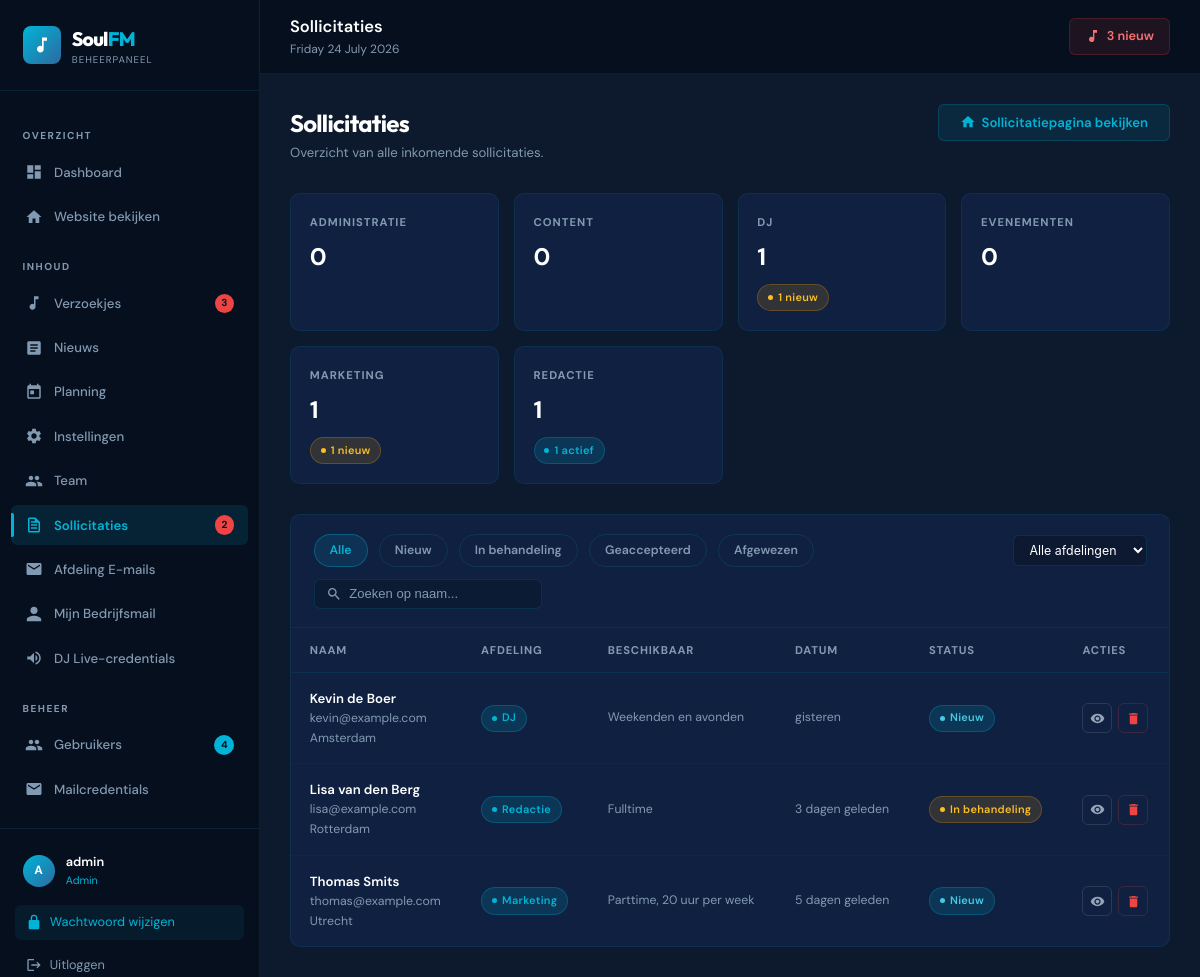
Page /admin/applications.php (signed in) on the committed database.
### tables this page shows
CREATE TABLE IF NOT EXISTS users (
    id INT AUTO_INCREMENT PRIMARY KEY,
    username VARCHAR(50) NOT NULL UNIQUE,
    email VARCHAR(100) NOT NULL UNIQUE,
    password_hash VARCHAR(255) NOT NULL,
    role ENUM(
        'admin',
        'dj',
        'dj_hoofd',
        'administratie',
        'administratie_hoofd',
        'evenementen',
        'evenementen_hoofd',
        'redactie',
        'redactie_hoofd',
        'content',
        'content_hoofd',
        'marketing',
        'marketing_hoofd',
        'moderator',
        'listener'
    ) NOT NULL DEFAULT 'listener',
    avatar VARCHAR(255) DEFAULT NULL,
    active TINYINT(1) NOT NULL DEFAULT 1,
    created_at DATETIME NOT NULL DEFAULT CURRENT_TIMESTAMP,
    last_login DATETIME DEFAULT NULL
);

CREATE TABLE IF NOT EXISTS departments (
    id INT AUTO_INCREMENT PRIMARY KEY,
    slug VARCHAR(50) NOT NULL UNIQUE,
    name VARCHAR(100) NOT NULL,
    description TEXT DEFAULT NULL,
    email VARCHAR(100) DEFAULT NULL,
    head_role VARCHAR(50) NOT NULL,
    member_role VARCHAR(50) NOT NULL,
    created_at DATETIME NOT NULL DEFAULT CURRENT_TIMESTAMP
);

CREATE TABLE IF NOT EXISTS applications (
    id INT AUTO_INCREMENT PRIMARY KEY,
    first_name VARCHAR(100) NOT NULL,
    last_name VARCHAR(100) NOT NULL,
    email VARCHAR(150) NOT NULL,
    phone VARCHAR(30) DEFAULT NULL,
    birth_date DATE DEFAULT NULL,
    city VARCHAR(100) DEFAULT NULL,
    department VARCHAR(50) NOT NULL,
    motivation TEXT NOT NULL,
    experience TEXT DEFAULT NULL,
    portfolio_url VARCHAR(255) DEFAULT NULL,
    availability VARCHAR(100) DEFAULT NULL,
    status ENUM('new','in_review','accepted','rejected') NOT NULL DEFAULT 'new',
    notes TEXT DEFAULT NULL,
    reviewed_by INT DEFAULT NULL,
    reviewed_at DATETIME DEFAULT NULL,
    ip_address VARCHAR(45) NOT NULL,
    created_at DATETIME NOT NULL DEFAULT CURRENT_TIMESTAMP,
    FOREIGN KEY (reviewed_by) REFERENCES users(id) ON DELETE SET NULL
);

### admin/applications.php (the view, shortened to what the rows shown need)
<?php
require_once __DIR__ . '/../includes/auth.php';
require_once __DIR__ . '/../includes/functions.php';
$pdo        = getPDO();
$visibleDepts = getVisibleApplicationDepartments();
$filterStatus = $_GET['status']     ?? 'all';
$deptFilter = $visibleDepts;
$applications = getApplications($deptFilter, $filterStatus);
$departments  = getDepartments();
$statsQuery = empty($visibleDepts)
    ? $pdo->query("SELECT department, status, COUNT(*) as c FROM applications GROUP BY department, status")
    : (function() use ($pdo, $visibleDepts) {
        $pl = implode(',', array_fill(0, count($visibleDepts), '?'));
        $s  = $pdo->prepare("SELECT department, status, COUNT(*) as c FROM applications WHERE department IN ($pl) GROUP BY department, status");
        $s->execute($visibleDepts);
        return $s;
      })();
$stats = [];
foreach ($statsQuery->fetchAll() as $row) {
    $stats[$row['department']][$row['status']] = $row['c'];
}
require_once __DIR__ . '/includes/admin-header.php';
?>
<div class="page-header-admin">
  <div>
    <h1>Sollicitaties</h1>
  </div>
</div>
<div style="display:grid;grid-template-columns:repeat(auto-fill,minmax(180px,1fr));gap:1rem;margin-bottom:2rem">
  <?php
  $deptList = empty($visibleDepts) ? $departments : array_filter($departments, fn($d) => in_array($d['slug'], $visibleDepts));
  foreach ($deptList as $dept):
    $dStat   = $stats[$dept['slug']] ?? [];
    $dTotal  = array_sum($dStat);
    $dNew    = $dStat['new'] ?? 0;
  ?>
  <div class="stat-card" style="flex-direction:column;gap:.5rem;padding:1.25rem">
    <div style="font-size:.75rem;font-weight:700;text-transform:uppercase;letter-spacing:1px;color:var(--text-dim)"><?= htmlspecialchars($dept['name']) ?></div>
    <div style="font-size:1.6rem;font-weight:700;color:var(--white)"><?= $dTotal ?></div>
    <div style="display:flex;gap:.5rem;flex-wrap:wrap">
      <?php if ($dNew): ?><span class="badge badge-pending"><?= $dNew ?> nieuw</span><?php endif; ?>
      <?php if ($dStat['in_review'] ?? 0): ?><span class="badge badge-dj"><?= $dStat['in_review'] ?> actief</span><?php endif; ?>
    </div>
  </div>
  <?php endforeach; ?>
</div>
<div class="table-container">
  <div class="table-wrapper">
    <table id="applications-table" aria-label="Sollicitaties">
      <thead>
        <tr>
          <th>Naam</th>
          <th>Afdeling</th>
          <th>Beschikbaar</th>
          <th>Datum</th>
          <th>Status</th>
          <th>Acties</th>
        </tr>
      </thead>
      <tbody>
        <?php if ($applications): foreach ($applications as $app): ?>
        <tr data-status="<?= $app['status'] ?>">
          <td data-label="Naam">
            <div class="td-primary"><?= htmlspecialchars($app['first_name'] . ' ' . $app['last_name']) ?></div>
            <div class="td-muted"><?= htmlspecialchars($app['email']) ?></div>
            <?php if ($app['city']): ?><div class="td-muted"><?= htmlspecialchars($app['city']) ?></div><?php endif; ?>
          </td>
          <td data-label="Afdeling">
            <?php $dept = getDepartment($app['department']); ?>
            <span class="badge badge-dj"><?= htmlspecialchars($dept['name'] ?? $app['department']) ?></span>
          </td>
          <td data-label="Beschikbaar" class="td-muted"><?= htmlspecialchars($app['availability'] ?? '—') ?></td>
          <td data-label="Datum" class="td-muted"><?= formatRelativeDate($app['created_at']) ?></td>
          <td data-label="Status">
            <span class="badge badge-app-<?= $app['status'] ?>" style="<?php
              $sc = ['new'=>'background:rgba(0,180,216,.15);color:#48cae4;border:1px solid rgba(0,180,216,.25)',
                     'in_review'=>'background:rgba(245,158,11,.15);color:#fbbf24;border:1px solid rgba(245,158,11,.25)',
                     'accepted'=>'background:rgba(16,185,129,.15);color:#34d399;border:1px solid rgba(16,185,129,.25)',
                     'rejected'=>'background:rgba(239,68,68,.15);color:#f87171;border:1px solid rgba(239,68,68,.25)'];
              echo $sc[$app['status']] ?? '';
            ?>">
              <?= applicationStatusLabel($app['status']) ?>
            </span>
          </td>
          <td data-label="Acties">
            <div class="action-btns">
              <button class="btn-icon view" title="Details bekijken" aria-label="Bekijk sollicitatie"
                data-modal-open="app-detail-<?= $app['id'] ?>">
                <svg viewBox="0 0 24 24"><path d="M12 4.5C7 4.5 2.73 7.61 1 12c1.73 4.39 6 7.5 11 7.5s9.27-3.11 11-7.5c-1.73-4.39-6-7.5-11-7.5zM12 17c-2.76 0-5-2.24-5-5s2.24-5 5-5 5 2.24 5 5-2.24 5-5 5zm0-8c-1.66 0-3 1.34-3 3s1.34 3 3 3 3-1.34 3-3-1.34-3-3-3z"/></svg>
              </button>
              <?php if (hasPermission('manage_applications')): ?>
              <form method="POST" style="display:inline">
                <button type="submit" class="btn-icon del" title="Verwijderen"
                  data-confirm-delete="Sollicitatie van <?= htmlspecialchars(addslashes($app['first_name'] . ' ' . $app['last_name'])) ?> verwijderen?"
                  aria-label="Verwijder sollicitatie">
                  <svg viewBox="0 0 24 24"><path d="M6 19c0 1.1.9 2 2 2h8c1.1 0 2-.9 2-2V7H6v12zM19 4h-3.5l-1-1h-5l-1 1H5v2h14V4z"/></svg>
                </button>
              </form>
              <?php endif; ?>
            </div>
          </td>
        </tr>
        <?php endforeach; else: ?>
        <tr><td colspan="6" style="text-align:center;color:var(--text-dim);padding:3rem">
          Geen sollicitaties gevonden voor de huidige filters.
        </td></tr>
        <?php endif; ?>
      </tbody>
    </table>
  </div>
</div>
<?php require_once __DIR__ . '/includes/admin-footer.php'; ?>

### admin/includes/admin-header.php (shortened to what the rows shown need)
<?php
$currentUser = getCurrentUser();
?>
<!DOCTYPE html>
<html lang="nl">
<head>
  <link rel="stylesheet" href="<?= BASE_URL ?>/assets/css/admin.css">
</head>
<body>
<div class="admin-layout">
  <aside class="sidebar" id="admin-sidebar" role="navigation" aria-label="Admin navigatie">
    <div class="sidebar-footer">
      <div class="sidebar-user">
        <div class="sidebar-avatar"><?= strtoupper(substr($currentUser['username'] ?? 'A', 0, 1)) ?></div>
        <div>
          <div class="sidebar-username"><?= htmlspecialchars($currentUser['username'] ?? '') ?></div>
          <div class="sidebar-role"><?= htmlspecialchars($currentUser['role'] ?? '') ?></div>
        </div>
      </div>
    </div>
  </aside>
  <div class="admin-content">
    <main class="admin-main">

### rows in the picture
users: username "A", username "admin", role "Admin"
departments: name "ADMINISTRATIE", slug "0"
departments: name "CONTENT", slug "0"
departments: name "DJ", slug "1"
departments: name "EVENEMENTEN", slug "0"
departments: name "MARKETING", slug "1"
departments: name "REDACTIE", slug "1"
applications: first_name+last_name "Kevin de Boer", email "kevin@example.com", city "Amsterdam", departments.name "DJ", availability "Weekenden en avonden", created_at "gisteren", status "Nieuw"
applications: first_name+last_name "Lisa van den Berg", email "lisa@example.com", city "Rotterdam", departments.name "Redactie", availability "Fulltime", created_at "3 dagen geleden", status "In behandeling"
applications: first_name+last_name "Thomas Smits", email "thomas@example.com", city "Utrecht", departments.name "Marketing", availability "Parttime, 20 uur per week", created_at "5 dagen geleden", status "Nieuw"

### other values in the picture
$pendingCount "3"
$newApps "2"
getUserCount() "4"
$pageTitle "Sollicitaties"
$lbl "Alle"
$lbl "Nieuw"
$lbl "In behandeling"
$lbl "Geaccepteerd"
$lbl "Afgewezen"
